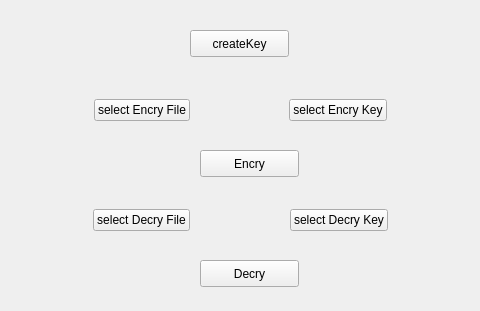
<?xml version="1.0" encoding="UTF-8"?>
<ui version="4.0">
 <class>MyWidget</class>
 <widget class="QWidget" name="MyWidget">
  <property name="geometry">
   <rect>
    <x>0</x>
    <y>0</y>
    <width>480</width>
    <height>311</height>
   </rect>
  </property>
  <property name="windowTitle">
   <string>EncryDecryFile</string>
  </property>
  <widget class="QPushButton" name="Decry">
   <property name="geometry">
    <rect>
     <x>200</x>
     <y>260</y>
     <width>99</width>
     <height>27</height>
    </rect>
   </property>
   <property name="text">
    <string>Decry</string>
   </property>
  </widget>
  <widget class="QPushButton" name="Encry">
   <property name="geometry">
    <rect>
     <x>200</x>
     <y>150</y>
     <width>99</width>
     <height>27</height>
    </rect>
   </property>
   <property name="text">
    <string>Encry</string>
   </property>
  </widget>
  <widget class="QWidget" name="verticalLayoutWidget">
   <property name="geometry">
    <rect>
     <x>0</x>
     <y>90</y>
     <width>481</width>
     <height>41</height>
    </rect>
   </property>
   <layout class="QHBoxLayout" name="horizontalLayout">
    <item>
     <spacer name="horizontalSpacer">
      <property name="orientation">
       <enum>Qt::Horizontal</enum>
      </property>
      <property name="sizeHint" stdset="0">
       <size>
        <width>40</width>
        <height>20</height>
       </size>
      </property>
     </spacer>
    </item>
    <item>
     <widget class="QPushButton" name="selectEncryFile">
      <property name="text">
       <string>select Encry File</string>
      </property>
     </widget>
    </item>
    <item>
     <spacer name="horizontalSpacer_3">
      <property name="orientation">
       <enum>Qt::Horizontal</enum>
      </property>
      <property name="sizeHint" stdset="0">
       <size>
        <width>40</width>
        <height>20</height>
       </size>
      </property>
     </spacer>
    </item>
    <item>
     <widget class="QPushButton" name="selectEncryKey">
      <property name="text">
       <string>select Encry Key</string>
      </property>
     </widget>
    </item>
    <item>
     <spacer name="horizontalSpacer_2">
      <property name="orientation">
       <enum>Qt::Horizontal</enum>
      </property>
      <property name="sizeHint" stdset="0">
       <size>
        <width>40</width>
        <height>20</height>
       </size>
      </property>
     </spacer>
    </item>
   </layout>
  </widget>
  <widget class="QWidget" name="verticalLayoutWidget_2">
   <property name="geometry">
    <rect>
     <x>0</x>
     <y>200</y>
     <width>481</width>
     <height>41</height>
    </rect>
   </property>
   <layout class="QHBoxLayout" name="horizontalLayout_2">
    <item>
     <spacer name="horizontalSpacer_4">
      <property name="orientation">
       <enum>Qt::Horizontal</enum>
      </property>
      <property name="sizeHint" stdset="0">
       <size>
        <width>40</width>
        <height>20</height>
       </size>
      </property>
     </spacer>
    </item>
    <item>
     <widget class="QPushButton" name="selectDecryFile">
      <property name="text">
       <string>select Decry File</string>
      </property>
     </widget>
    </item>
    <item>
     <spacer name="horizontalSpacer_5">
      <property name="orientation">
       <enum>Qt::Horizontal</enum>
      </property>
      <property name="sizeHint" stdset="0">
       <size>
        <width>40</width>
        <height>20</height>
       </size>
      </property>
     </spacer>
    </item>
    <item>
     <widget class="QPushButton" name="selectDecryKey">
      <property name="text">
       <string>select Decry Key</string>
      </property>
     </widget>
    </item>
    <item>
     <spacer name="horizontalSpacer_6">
      <property name="orientation">
       <enum>Qt::Horizontal</enum>
      </property>
      <property name="sizeHint" stdset="0">
       <size>
        <width>40</width>
        <height>20</height>
       </size>
      </property>
     </spacer>
    </item>
   </layout>
  </widget>
  <widget class="QPushButton" name="createKey">
   <property name="geometry">
    <rect>
     <x>190</x>
     <y>30</y>
     <width>99</width>
     <height>27</height>
    </rect>
   </property>
   <property name="text">
    <string>createKey</string>
   </property>
  </widget>
 </widget>
 <resources/>
 <connections/>
</ui>
